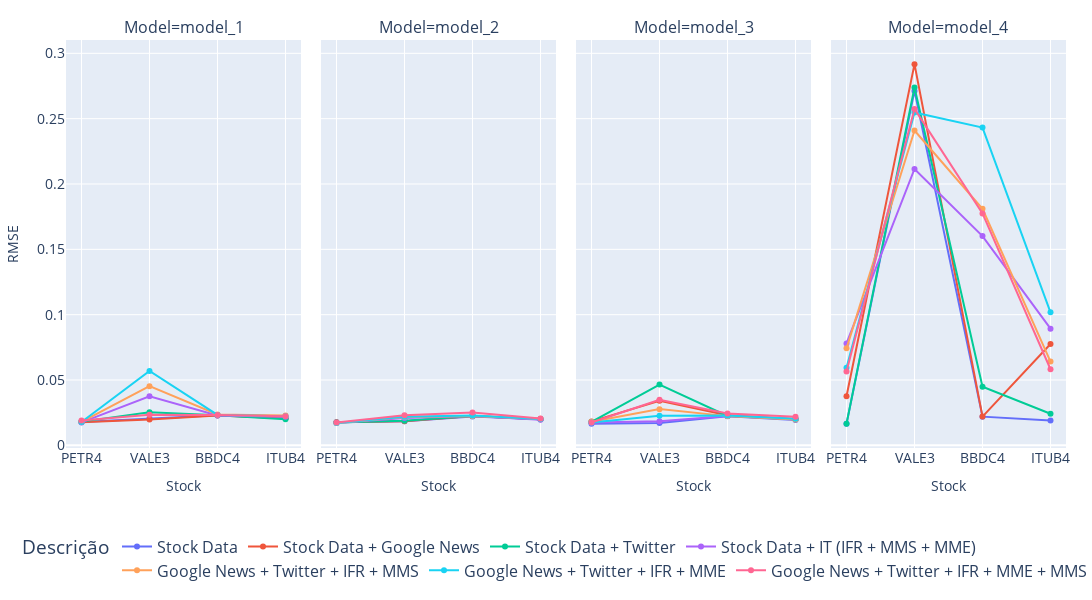

Source (notebook cell):
### Code cell
# Graficos com os resultados de todos modelos
fig = plot_rmse_facet_plotly(resultados_concatenados)
fig.show()

### Figure 1 — Plotly figure (JSON) as saved in the notebook; plotly's stock layout.template omitted (floating-point values rounded to 4 significant figures)
{"data": [{"hovertemplate": "Descrição=Stock Data<br>Model=model_1<br>Stock=%{x}<br>RMSE=%{y}<extra></extra>", "legendgroup": "Stock Data", "line": {"color": "#636efa", "dash": "solid"}, "marker": {"symbol": "circle"}, "mode": "lines+markers", "name": "Stock Data", "orientation": "v", "showlegend": true, "type": "scatter", "x": ["PETR4", "VALE3", "BBDC4", "ITUB4"], "xaxis": "x", "y": [0.01783, 0.02069, 0.02302, 0.02074], "yaxis": "y"}, {"hovertemplate": "Descrição=Stock Data<br>Model=model_2<br>Stock=%{x}<br>RMSE=%{y}<extra></extra>", "legendgroup": "Stock Data", "line": {"color": "#636efa", "dash": "solid"}, "marker": {"symbol": "circle"}, "mode": "lines+markers", "name": "Stock Data", "orientation": "v", "showlegend": false, "type": "scatter", "x": ["PETR4", "VALE3", "BBDC4", "ITUB4"], "xaxis": "x2", "y": [0.01765, 0.01851, 0.02213, 0.01992], "yaxis": "y2"}, {"hovertemplate": "Descrição=Stock Data<br>Model=model_3<br>Stock=%{x}<br>RMSE=%{y}<extra></extra>", "legendgroup": "Stock Data", "line": {"color": "#636efa", "dash": "solid"}, "marker": {"symbol": "circle"}, "mode": "lines+markers", "name": "Stock Data", "orientation": "v", "showlegend": false, "type": "scatter", "x": ["PETR4", "VALE3", "BBDC4", "ITUB4"], "xaxis": "x3", "y": [0.0166, 0.01712, 0.02229, 0.01944], "yaxis": "y3"}, {"hovertemplate": "Descrição=Stock Data<br>Model=model_4<br>Stock=%{x}<br>RMSE=%{y}<extra></extra>", "legendgroup": "Stock Data", "line": {"color": "#636efa", "dash": "solid"}, "marker": {"symbol": "circle"}, "mode": "lines+markers", "name": "Stock Data", "orientation": "v", "showlegend": false, "type": "scatter", "x": ["PETR4", "VALE3", "BBDC4", "ITUB4"], "xaxis": "x4", "y": [0.01646, 0.2713, 0.02199, 0.01905], "yaxis": "y4"}, {"hovertemplate": "Descrição=Stock Data + Google News<br>Model=model_1<br>Stock=%{x}<br>RMSE=%{y}<extra></extra>", "legendgroup": "Stock Data + Google News", "line": {"color": "#EF553B", "dash": "solid"}, "marker": {"symbol": "circle"}, "mode": "lines+markers", "name": "Stock Data + Google News", "orientation": "v", "showlegend": true, "type": "scatter", "x": ["PETR4", "VALE3", "BBDC4", "ITUB4"], "xaxis": "x", "y": [0.01774, 0.0197, 0.02286, 0.0207], "yaxis": "y"}, {"hovertemplate": "Descrição=Stock Data + Google News<br>Model=model_2<br>Stock=%{x}<br>RMSE=%{y}<extra></extra>", "legendgroup": "Stock Data + Google News", "line": {"color": "#EF553B", "dash": "solid"}, "marker": {"symbol": "circle"}, "mode": "lines+markers", "name": "Stock Data + Google News", "orientation": "v", "showlegend": false, "type": "scatter", "x": ["PETR4", "VALE3", "BBDC4", "ITUB4"], "xaxis": "x2", "y": [0.01777, 0.01842, 0.02251, 0.01994], "yaxis": "y2"}, {"hovertemplate": "Descrição=Stock Data + Google News<br>Model=model_3<br>Stock=%{x}<br>RMSE=%{y}<extra></extra>", "legendgroup": "Stock Data + Google News", "line": {"color": "#EF553B", "dash": "solid"}, "marker": {"symbol": "circle"}, "mode": "lines+markers", "name": "Stock Data + Google News", "orientation": "v", "showlegend": false, "type": "scatter", "x": ["PETR4", "VALE3", "BBDC4", "ITUB4"], "xaxis": "x3", "y": [0.01834, 0.03412, 0.02303, 0.0202], "yaxis": "y3"}, {"hovertemplate": "Descrição=Stock Data + Google News<br>Model=model_4<br>Stock=%{x}<br>RMSE=%{y}<extra></extra>", "legendgroup": "Stock Data + Google News", "line": {"color": "#EF553B", "dash": "solid"}, "marker": {"symbol": "circle"}, "mode": "lines+markers", "name": "Stock Data + Google News", "orientation": "v", "showlegend": false, "type": "scatter", "x": ["PETR4", "VALE3", "BBDC4", "ITUB4"], "xaxis": "x4", "y": [0.03761, 0.2917, 0.02201, 0.07754], "yaxis": "y4"}, {"hovertemplate": "Descrição=Stock Data + Twitter<br>Model=model_1<br>Stock=%{x}<br>RMSE=%{y}<extra></extra>", "legendgroup": "Stock Data + Twitter", "line": {"color": "#00cc96", "dash": "solid"}, "marker": {"symbol": "circle"}, "mode": "lines+markers", "name": "Stock Data + Twitter", "orientation": "v", "showlegend": true, "type": "scatter", "x": ["PETR4", "VALE3", "BBDC4", "ITUB4"], "xaxis": "x", "y": [0.01817, 0.02531, 0.02307, 0.01996], "yaxis": "y"}, {"hovertemplate": "Descrição=Stock Data + Twitter<br>Model=model_2<br>Stock=%{x}<br>RMSE=%{y}<extra></extra>", "legendgroup": "Stock Data + Twitter", "line": {"color": "#00cc96", "dash": "solid"}, "marker": {"symbol": "circle"}, "mode": "lines+markers", "name": "Stock Data + Twitter", "orientation": "v", "showlegend": false, "type": "scatter", "x": ["PETR4", "VALE3", "BBDC4", "ITUB4"], "xaxis": "x2", "y": [0.01741, 0.01885, 0.02248, 0.02], "yaxis": "y2"}, {"hovertemplate": "Descrição=Stock Data + Twitter<br>Model=model_3<br>Stock=%{x}<br>RMSE=%{y}<extra></extra>", "legendgroup": "Stock Data + Twitter", "line": {"color": "#00cc96", "dash": "solid"}, "marker": {"symbol": "circle"}, "mode": "lines+markers", "name": "Stock Data + Twitter", "orientation": "v", "showlegend": false, "type": "scatter", "x": ["PETR4", "VALE3", "BBDC4", "ITUB4"], "xaxis": "x3", "y": [0.01791, 0.04652, 0.02247, 0.02007], "yaxis": "y3"}, {"hovertemplate": "Descrição=Stock Data + Twitter<br>Model=model_4<br>Stock=%{x}<br>RMSE=%{y}<extra></extra>", "legendgroup": "Stock Data + Twitter", "line": {"color": "#00cc96", "dash": "solid"}, "marker": {"symbol": "circle"}, "mode": "lines+markers", "name": "Stock Data + Twitter", "orientation": "v", "showlegend": false, "type": "scatter", "x": ["PETR4", "VALE3", "BBDC4", "ITUB4"], "xaxis": "x4", "y": [0.01649, 0.2738, 0.04481, 0.02417], "yaxis": "y4"}, {"hovertemplate": "Descrição=Stock Data + IT (IFR + MMS + MME)<br>Model=model_1<br>Stock=%{x}<br>RMSE=%{y}<extra></extra>", "legendgroup": "Stock Data + IT (IFR + MMS + MME)", "line": {"color": "#ab63fa", "dash": "solid"}, "marker": {"symbol": "circle"}, "mode": "lines+markers", "name": "Stock Data + IT (IFR + MMS + MME)", "orientation": "v", "showlegend": true, "type": "scatter", "x": ["PETR4", "VALE3", "BBDC4", "ITUB4"], "xaxis": "x", "y": [0.01754, 0.03751, 0.02282, 0.02187], "yaxis": "y"}, {"hovertemplate": "Descrição=Stock Data + IT (IFR + MMS + MME)<br>Model=model_2<br>Stock=%{x}<br>RMSE=%{y}<extra></extra>", "legendgroup": "Stock Data + IT (IFR + MMS + MME)", "line": {"color": "#ab63fa", "dash": "solid"}, "marker": {"symbol": "circle"}, "mode": "lines+markers", "name": "Stock Data + IT (IFR + MMS + MME)", "orientation": "v", "showlegend": false, "type": "scatter", "x": ["PETR4", "VALE3", "BBDC4", "ITUB4"], "xaxis": "x2", "y": [0.01702, 0.02085, 0.02247, 0.01965], "yaxis": "y2"}, {"hovertemplate": "Descrição=Stock Data + IT (IFR + MMS + MME)<br>Model=model_3<br>Stock=%{x}<br>RMSE=%{y}<extra></extra>", "legendgroup": "Stock Data + IT (IFR + MMS + MME)", "line": {"color": "#ab63fa", "dash": "solid"}, "marker": {"symbol": "circle"}, "mode": "lines+markers", "name": "Stock Data + IT (IFR + MMS + MME)", "orientation": "v", "showlegend": false, "type": "scatter", "x": ["PETR4", "VALE3", "BBDC4", "ITUB4"], "xaxis": "x3", "y": [0.01749, 0.01854, 0.02242, 0.01999], "yaxis": "y3"}, {"hovertemplate": "Descrição=Stock Data + IT (IFR + MMS + MME)<br>Model=model_4<br>Stock=%{x}<br>RMSE=%{y}<extra></extra>", "legendgroup": "Stock Data + IT (IFR + MMS + MME)", "line": {"color": "#ab63fa", "dash": "solid"}, "marker": {"symbol": "circle"}, "mode": "lines+markers", "name": "Stock Data + IT (IFR + MMS + MME)", "orientation": "v", "showlegend": false, "type": "scatter", "x": ["PETR4", "VALE3", "BBDC4", "ITUB4"], "xaxis": "x4", "y": [0.07798, 0.2115, 0.1602, 0.08928], "yaxis": "y4"}, {"hovertemplate": "Descrição=Google News + Twitter + IFR + MMS<br>Model=model_1<br>Stock=%{x}<br>RMSE=%{y}<extra></extra>", "legendgroup": "Google News + Twitter + IFR + MMS", "line": {"color": "#FFA15A", "dash": "solid"}, "marker": {"symbol": "circle"}, "mode": "lines+markers", "name": "Google News + Twitter + IFR + MMS", "orientation": "v", "showlegend": true, "type": "scatter", "x": ["PETR4", "VALE3", "BBDC4", "ITUB4"], "xaxis": "x", "y": [0.01803, 0.04532, 0.02358, 0.02285], "yaxis": "y"}, {"hovertemplate": "Descrição=Google News + Twitter + IFR + MMS<br>Model=model_2<br>Stock=%{x}<br>RMSE=%{y}<extra></extra>", "legendgroup": "Google News + Twitter + IFR + MMS", "line": {"color": "#FFA15A", "dash": "solid"}, "marker": {"symbol": "circle"}, "mode": "lines+markers", "name": "Google News + Twitter + IFR + MMS", "orientation": "v", "showlegend": false, "type": "scatter", "x": ["PETR4", "VALE3", "BBDC4", "ITUB4"], "xaxis": "x2", "y": [0.01719, 0.02169, 0.02247, 0.02029], "yaxis": "y2"}, {"hovertemplate": "Descrição=Google News + Twitter + IFR + MMS<br>Model=model_3<br>Stock=%{x}<br>RMSE=%{y}<extra></extra>", "legendgroup": "Google News + Twitter + IFR + MMS", "line": {"color": "#FFA15A", "dash": "solid"}, "marker": {"symbol": "circle"}, "mode": "lines+markers", "name": "Google News + Twitter + IFR + MMS", "orientation": "v", "showlegend": false, "type": "scatter", "x": ["PETR4", "VALE3", "BBDC4", "ITUB4"], "xaxis": "x3", "y": [0.0181, 0.02772, 0.02237, 0.01982], "yaxis": "y3"}, {"hovertemplate": "Descrição=Google News + Twitter + IFR + MMS<br>Model=model_4<br>Stock=%{x}<br>RMSE=%{y}<extra></extra>", "legendgroup": "Google News + Twitter + IFR + MMS", "line": {"color": "#FFA15A", "dash": "solid"}, "marker": {"symbol": "circle"}, "mode": "lines+markers", "name": "Google News + Twitter + IFR + MMS", "orientation": "v", "showlegend": false, "type": "scatter", "x": ["PETR4", "VALE3", "BBDC4", "ITUB4"], "xaxis": "x4", "y": [0.07423, 0.241, 0.181, 0.06412], "yaxis": "y4"}, {"hovertemplate": "Descrição=Google News + Twitter + IFR + MME<br>Model=model_1<br>Stock=%{x}<br>RMSE=%{y}<extra></extra>", "legendgroup": "Google News + Twitter + IFR + MME", "line": {"color": "#19d3f3", "dash": "solid"}, "marker": {"symbol": "circle"}, "mode": "lines+markers", "name": "Google News + Twitter + IFR + MME", "orientation": "v", "showlegend": true, "type": "scatter", "x": ["PETR4", "VALE3", "BBDC4", "ITUB4"], "xaxis": "x", "y": [0.01784, 0.05698, 0.0233, 0.02223], "yaxis": "y"}, {"hovertemplate": "Descrição=Google News + Twitter + IFR + MME<br>Model=model_2<br>Stock=%{x}<br>RMSE=%{y}<extra></extra>", "legendgroup": "Google News + Twitter + IFR + MME", "line": {"color": "#19d3f3", "dash": "solid"}, "marker": {"symbol": "circle"}, "mode": "lines+markers", "name": "Google News + Twitter + IFR + MME", "orientation": "v", "showlegend": false, "type": "scatter", "x": ["PETR4", "VALE3", "BBDC4", "ITUB4"], "xaxis": "x2", "y": [0.01715, 0.02188, 0.02287, 0.02022], "yaxis": "y2"}, {"hovertemplate": "Descrição=Google News + Twitter + IFR + MME<br>Model=model_3<br>Stock=%{x}<br>RMSE=%{y}<extra></extra>", "legendgroup": "Google News + Twitter + IFR + MME", "line": {"color": "#19d3f3", "dash": "solid"}, "marker": {"symbol": "circle"}, "mode": "lines+markers", "name": "Google News + Twitter + IFR + MME", "orientation": "v", "showlegend": false, "type": "scatter", "x": ["PETR4", "VALE3", "BBDC4", "ITUB4"], "xaxis": "x3", "y": [0.01747, 0.02272, 0.0228, 0.02028], "yaxis": "y3"}, {"hovertemplate": "Descrição=Google News + Twitter + IFR + MME<br>Model=model_4<br>Stock=%{x}<br>RMSE=%{y}<extra></extra>", "legendgroup": "Google News + Twitter + IFR + MME", "line": {"color": "#19d3f3", "dash": "solid"}, "marker": {"symbol": "circle"}, "mode": "lines+markers", "name": "Google News + Twitter + IFR + MME", "orientation": "v", "showlegend": false, "type": "scatter", "x": ["PETR4", "VALE3", "BBDC4", "ITUB4"], "xaxis": "x4", "y": [0.05935, 0.2548, 0.2432, 0.1018], "yaxis": "y4"}, {"hovertemplate": "Descrição=Google News + Twitter + IFR + MME + MMS<br>Model=model_1<br>Stock=%{x}<br>RMSE=%{y}<extra></extra>", "legendgroup": "Google News + Twitter + IFR + MME + MMS", "line": {"color": "#FF6692", "dash": "solid"}, "marker": {"symbol": "circle"}, "mode": "lines+markers", "name": "Google News + Twitter + IFR + MME + MMS", "orientation": "v", "showlegend": true, "type": "scatter", "x": ["PETR4", "VALE3", "BBDC4", "ITUB4"], "xaxis": "x", "y": [0.01907, 0.02348, 0.02331, 0.0223], "yaxis": "y"}, {"hovertemplate": "Descrição=Google News + Twitter + IFR + MME + MMS<br>Model=model_2<br>Stock=%{x}<br>RMSE=%{y}<extra></extra>", "legendgroup": "Google News + Twitter + IFR + MME + MMS", "line": {"color": "#FF6692", "dash": "solid"}, "marker": {"symbol": "circle"}, "mode": "lines+markers", "name": "Google News + Twitter + IFR + MME + MMS", "orientation": "v", "showlegend": false, "type": "scatter", "x": ["PETR4", "VALE3", "BBDC4", "ITUB4"], "xaxis": "x2", "y": [0.01756, 0.02306, 0.0251, 0.02055], "yaxis": "y2"}, {"hovertemplate": "Descrição=Google News + Twitter + IFR + MME + MMS<br>Model=model_3<br>Stock=%{x}<br>RMSE=%{y}<extra></extra>", "legendgroup": "Google News + Twitter + IFR + MME + MMS", "line": {"color": "#FF6692", "dash": "solid"}, "marker": {"symbol": "circle"}, "mode": "lines+markers", "name": "Google News + Twitter + IFR + MME + MMS", "orientation": "v", "showlegend": false, "type": "scatter", "x": ["PETR4", "VALE3", "BBDC4", "ITUB4"], "xaxis": "x3", "y": [0.01748, 0.03495, 0.0244, 0.02184], "yaxis": "y3"}, {"hovertemplate": "Descrição=Google News + Twitter + IFR + MME + MMS<br>Model=model_4<br>Stock=%{x}<br>RMSE=%{y}<extra></extra>", "legendgroup": "Google News + Twitter + IFR + MME + MMS", "line": {"color": "#FF6692", "dash": "solid"}, "marker": {"symbol": "circle"}, "mode": "lines+markers", "name": "Google News + Twitter + IFR + MME + MMS", "orientation": "v", "showlegend": false, "type": "scatter", "x": ["PETR4", "VALE3", "BBDC4", "ITUB4"], "xaxis": "x4", "y": [0.05659, 0.2575, 0.1775, 0.05826], "yaxis": "y4"}], "layout": {"annotations": [{"font": {"size": 16}, "showarrow": false, "text": "Model=model_1", "x": 0.1175, "xanchor": "center", "xref": "paper", "y": 1, "yanchor": "bottom", "yref": "paper"}, {"font": {"size": 16}, "showarrow": false, "text": "Model=model_2", "x": 0.3725, "xanchor": "center", "xref": "paper", "y": 1, "yanchor": "bottom", "yref": "paper"}, {"font": {"size": 16}, "showarrow": false, "text": "Model=model_3", "x": 0.6275, "xanchor": "center", "xref": "paper", "y": 1, "yanchor": "bottom", "yref": "paper"}, {"font": {"size": 16}, "showarrow": false, "text": "Model=model_4", "x": 0.8825, "xanchor": "center", "xref": "paper", "y": 1, "yanchor": "bottom", "yref": "paper"}], "font": {"size": 10}, "height": 600, "legend": {"font": {"size": 16}, "orientation": "h", "title": {"text": "Descrição"}, "tracegroupgap": 0, "x": 0.5, "xanchor": "center", "y": -0.2, "yanchor": "top"}, "margin": {"b": 60, "l": 20, "r": 20, "t": 40}, "title": {"x": 0.5}, "width": 1400, "xaxis": {"anchor": "y", "domain": [0, 0.235], "tickfont": {"size": 14}, "title": {"font": {"size": 14}, "text": "Stock"}}, "xaxis2": {"anchor": "y2", "domain": [0.255, 0.49], "matches": "x", "tickfont": {"size": 14}, "title": {"font": {"size": 14}, "text": "Stock"}}, "xaxis3": {"anchor": "y3", "domain": [0.51, 0.745], "matches": "x", "tickfont": {"size": 14}, "title": {"font": {"size": 14}, "text": "Stock"}}, "xaxis4": {"anchor": "y4", "domain": [0.765, 1.0], "matches": "x", "tickfont": {"size": 14}, "title": {"font": {"size": 14}, "text": "Stock"}}, "yaxis": {"anchor": "x", "domain": [0, 1], "tickfont": {"size": 14}, "title": {"font": {"size": 14}, "text": "RMSE"}}, "yaxis2": {"anchor": "x2", "domain": [0, 1], "matches": "y", "showticklabels": false, "tickfont": {"size": 14}, "title": {"font": {"size": 14}}}, "yaxis3": {"anchor": "x3", "domain": [0, 1], "matches": "y", "showticklabels": false, "tickfont": {"size": 14}, "title": {"font": {"size": 14}}}, "yaxis4": {"anchor": "x4", "domain": [0, 1], "matches": "y", "showticklabels": false, "tickfont": {"size": 14}, "title": {"font": {"size": 14}}}}}
